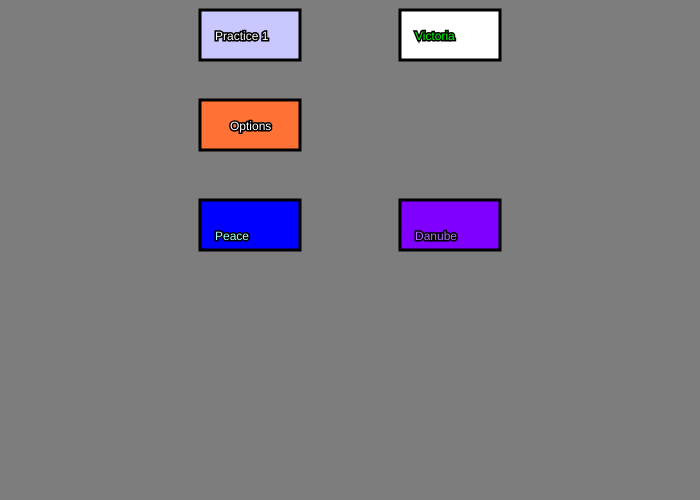
Frame 1 (no input)
Frame 60 (no input): identical to frame 1, image omitted
Frame 120 (the mouse pressed at the canvas centre since frame 60): identical to frame 1, image omitted

The p5.js sketch that drew this single still picture (run headless with seeded random() and noise() and a simulated clock; from frame 60 on, the mouse is pressed at the canvas centre):

// p5.js sketch
// ── sketch.js
var button2X;
var button2Y;

function setup()
{
  createCanvas(700,500);
  button2X = 200;
  button2Y = 100;

  
}

function draw()
{
	background(125,125,125)


	// Example 1: easy to understand - Start

	if (mouseX > 200 && mouseX < 200 + 100 && mouseY > 10 && mouseY < 10+50)
	{
		fill(255,200,0);
		stroke(0,0,0);
		strokeWeight(3);
		rect(200,10,100,50);		
		if (mouseIsPressed == true)
		{
			fill(47,247,114);
			stroke(0,0,0);
			strokeWeight(3);
			rect(200,10,100,50);					
		}
	}
	else
	{
		fill(200,200,255);
		stroke(0,0,0);
		strokeWeight(3);
		rect(200,10,100,50);		
	}

	fill(255,255,255);
	stroke(0,0,0);
	textSize(12);
	text("Practice 1",215,40);

	// Example 1: easy to understand - End




	// Example 2: less code but harder to understand - Start

	strokeWeight(3);

	if (mouseX > button2X && mouseX < button2X + 100 && mouseY > button2Y && mouseY < button2Y+50)
	{
		fill(248,89,255);
		if (mouseIsPressed)
		{
			fill(47,247,114);
		}

		rect(button2X,button2Y,100,50);
		textSize(16);
		fill(255,255,255);
		stroke(0,0,0);
		text("Options",button2X+30-5,button2Y+30+2);
	}
	else
	{
		fill(255,113,53);
		rect(button2X,button2Y,100,50);
		textSize(12);
		fill(255,255,255);
		stroke(0,0,0);
		text("Options",button2X+30,button2Y+30);
	}


	// Example 2: less code but harder to understand - End

	if (mouseX > 400 && mouseX < 400 + 100 && mouseY > 10 && mouseY < 10+50)
	{
		fill(255,200,0);
		stroke(0,0,0);
		strokeWeight(3);
		rect(400,10,100,50);	
		textSize(12);
		text("Shanghai",415,40);
		if (mouseIsPressed == true)
		{
			fill(0,0,0);
			stroke(0,0,0);
			strokeWeight(3);
			rect(400,10,100,50);
			fill(255,255,255);	
			text("Academy",415,40);
		}
	}
	else
	{
		fill(255,255,255);
		stroke(0,0,0);
		strokeWeight(3);
		rect(400,10,100,50);	
		fill(0,255,0);
		stroke(0,0,0);
		textSize(12);
		text("Victoria",415,40);	
	}



		if (mouseX > 400 && mouseX < 400 + 100 && mouseY > 200 && mouseY < 200+50)
	{
		fill(153,255,51);
		stroke(0,0,0);
		strokeWeight(3);
		rect(400,200,100,50);	
		textSize(12);
		fill(102,204,0);
		text("Amazon",415,240);
		if (mouseIsPressed == true)
		{
			fill(255,102,102);
			stroke(0,0,0);
			strokeWeight(3);
			rect(400,200,100,50);
			fill(204,0,0);	
			text("Nile",415,240);
		}
	}
	else
	{
		fill(127,0,255);
		stroke(0,0,0);
		strokeWeight(3);
		rect(400,200,100,50);	
		fill(178,102,255);
		stroke(0,0,0);
		textSize(12);
		text("Danube",415,240);	
	}


		if (mouseX > 200 && mouseX < 200 + 100 && mouseY > 200 && mouseY < 200+50)
	{
		fill(255,0,0);
		stroke(0,0,0);
		strokeWeight(3);
		rect(200,200,100,50);	
		textSize(12);
		fill(255,102,102);
		text("Joy",215,240);
		if (mouseIsPressed == true)
		{
			fill(255,0,225);
			stroke(0,0,0);
			strokeWeight(3);
			rect(200,200,100,50);
			fill(255,204,255);	
			text("Virture",215,240);
		}
	}
	else
	{
		fill(0,0,255);
		stroke(0,0,0);
		strokeWeight(3);
		rect(200,200,100,50);	
		fill(153,255,255);
		stroke(0,0,0);
		textSize(12);
		text("Peace",215,240);	
	}
}
